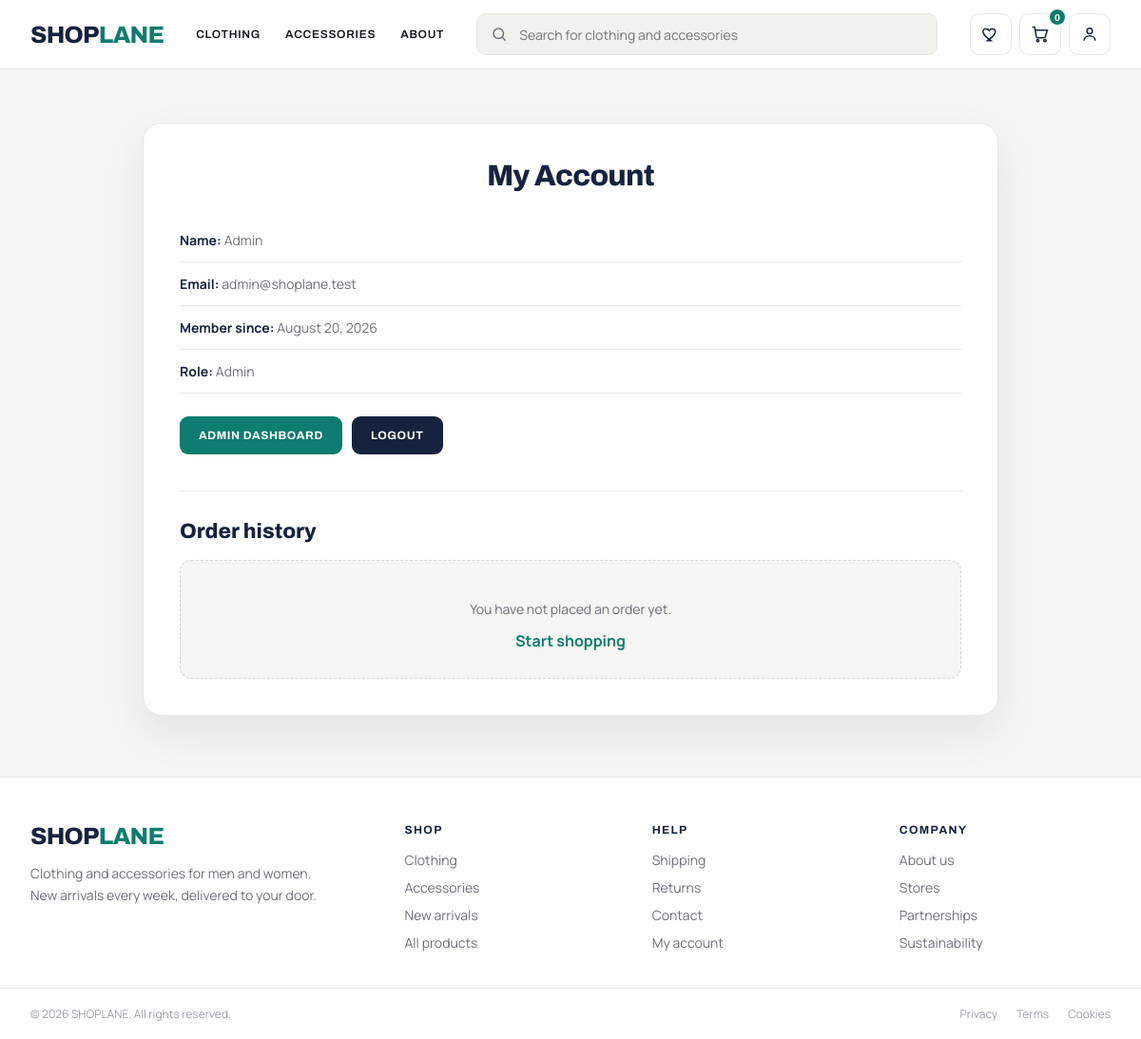
The app's page /profile.php (signed in) with its own data.
### tables this page shows
CREATE TABLE users (
  id INT AUTO_INCREMENT PRIMARY KEY,
  name VARCHAR(100) NOT NULL,
  email VARCHAR(150) NOT NULL UNIQUE,
  password_hash VARCHAR(255) NOT NULL,
  role ENUM('customer','admin') DEFAULT 'customer',
  created_at TIMESTAMP DEFAULT CURRENT_TIMESTAMP
);

### includes/functions.php (called while the page is built)
<?php
function asset($relativePath)
{
    $fullPath = __DIR__ . '/../' . $relativePath;
    $version = file_exists($fullPath) ? filemtime($fullPath) : time();
    return $relativePath . '?v=' . $version;
}

### profile.php (the view, shortened to what this page needs)
<?php
require_once __DIR__ . '/includes/db.php';
$userId = currentUserId();
$stmt = $pdo->prepare(
    'SELECT name, email, role, created_at
     FROM users
     WHERE id = ?'
);
$stmt->execute([$userId]);
$user = $stmt->fetch(PDO::FETCH_ASSOC);
$stmt = $pdo->prepare(
    'SELECT
        o.id,
        o.total,
        o.status,
        o.created_at,
        COALESCE(SUM(oi.quantity), 0) AS item_count
     FROM orders o
     LEFT JOIN order_items oi
        ON oi.order_id = o.id
     WHERE o.user_id = ?
     GROUP BY
        o.id,
        o.total,
        o.status,
        o.created_at
     ORDER BY o.created_at DESC'
);
$stmt->execute([$userId]);
$orders = $stmt->fetchAll(PDO::FETCH_ASSOC);
?>
<!DOCTYPE html>
<html lang="en">
<head>
    <link
        rel="stylesheet"
        href="<?php echo htmlspecialchars(asset('assets/css/main.css')); ?>"
    >
    <link
        rel="stylesheet"
        href="<?php echo htmlspecialchars(asset('assets/css/auth.css')); ?>"
    >
</head>
<body>
    <?php include __DIR__ . '/includes/header.php'; ?>
    <main id="profileContainer">
        <h1>My Account</h1>
        <section
            class="profile-details"
            aria-label="Account details"
        >
            <p>
                <strong>Name:</strong>
                <?php
                echo htmlspecialchars(
                    $user['name'] ?? '',
                    ENT_QUOTES,
                    'UTF-8'
                );
                ?>
            </p>
            <p>
                <strong>Email:</strong>
                <?php
                echo htmlspecialchars(
                    $user['email'] ?? '',
                    ENT_QUOTES,
                    'UTF-8'
                );
                ?>
            </p>
            <p>
                <strong>Member since:</strong>
                <?php
                if (!empty($user['created_at'])) {
                    echo htmlspecialchars(
                        date('F j, Y', strtotime($user['created_at'])),
                        ENT_QUOTES,
                        'UTF-8'
                    );
                } else {
                    echo 'N/A';
                }
                ?>
            </p>
            <?php if (!empty($user['role'])): ?>
                <p>
                    <strong>Role:</strong>
                    <?php
                    echo htmlspecialchars(
                        ucfirst($user['role']),
                        ENT_QUOTES,
                        'UTF-8'
                    );
                    ?>
                </p>
            <?php endif; ?>
            <div class="profile-actions">
                <?php if (($user['role'] ?? '') === 'admin'): ?>
                    <a href="admin/index.php" id="adminDashboardBtn">
                        Admin Dashboard
                    </a>
                <?php endif; ?>
                <a href="logout.php" id="logoutBtn">
                    Logout
                </a>
            </div>
        </section>
        <section
            class="order-history"
            aria-labelledby="orderHistoryHeading"
        >
            <h2 id="orderHistoryHeading">
                Order history
            </h2>
            <?php if (!empty($orders)): ?>
                <div class="order-list">
                    <?php foreach ($orders as $order): ?>
                        <a
                            class="order-row"
                            href="order-confirmation.php?order_id=<?php echo (int) $order['id']; ?>"
                        >
                            <span>
                                <strong>
                                    Order #<?php echo (int) $order['id']; ?>
                                </strong>
                                <small>
                                    <?php
                                    if (!empty($order['created_at'])) {
                                        echo htmlspecialchars(
                                            date(
                                                'F j, Y',
                                                strtotime($order['created_at'])
                                            ),
                                            ENT_QUOTES,
                                            'UTF-8'
                                        );
                                    } else {
                                        echo 'Date unavailable';
                                    }
                                    ?>
                                </small>
                            </span>
                            <span>
                                <?php echo (int) $order['item_count']; ?>
                                item(s)
                            </span>
                            <span>
                                Rs
                                <?php
                                echo htmlspecialchars(
                                    number_format(
                                        (float) $order['total'],
                                        2
                                    ),
                                    ENT_QUOTES,
                                    'UTF-8'
                                );
                                ?>
                            </span>
                            <span class="order-status">
                                <?php
                                echo htmlspecialchars(
                                    ucfirst($order['status'] ?? ''),
                                    ENT_QUOTES,
                                    'UTF-8'
                                );
                                ?>
                            </span>
                        </a>
                    <?php endforeach; ?>
                </div>
            <?php else: ?>
                <div class="account-empty">
                    <p>
                        You have not placed an order yet.
                    </p>
                    <a href="products.php">
                        Start shopping
                    </a>
                </div>
            <?php endif; ?>
        </section>
    </main>
    <?php include __DIR__ . '/includes/footer.php'; ?>
</body>
</html>

### assets/css/main.css (style rules this page uses)
:root { --navy: #16233f; --blue: #24406b; --teal: #0e7c6f; --teal-dark: #0a6559; --canvas: #f5f5f3; --surface: #ffffff; --surface-muted: #eeeeeb; --border: #e8e7e3; --text: #14161a; --muted: #6b7078; --radius-sm: 10px; --radius-md: 14px; --radius-lg: 20px; --shadow: 0 14px 34px rgba(22, 35, 63, 0.10); --page-width: 1320px; }
* { box-sizing: border-box; }
html { scroll-behavior: smooth; }
body { margin: 0; background: var(--canvas); color: var(--text); font-family: "Manrope", system-ui, sans-serif; -webkit-font-smoothing: antialiased; }
a { color: var(--blue); text-decoration: none; }
main { min-height: 65vh; }

### assets/css/auth.css (style rules this page uses)
#authContainer, #profileContainer { max-width: 460px; margin: 56px auto 0; padding: 38px; border: 1px solid var(--border); border-radius: var(--radius-lg); background: #fff; box-shadow: 0 18px 44px rgba(22,35,63,.08); }
#profileContainer { max-width: 900px; }
#authContainer h1, #profileContainer h1 { margin: 0 0 28px; color: var(--navy); text-align: center; font: 800 31px "Archivo", sans-serif; letter-spacing: -.025em; }
#authSubmit, #logoutBtn, #adminDashboardBtn { width: 100%; display: inline-flex; align-items: center; justify-content: center; padding: 13px 20px; border: 0; border-radius: 9px; background: var(--navy); color: #fff; font: 700 12px "Archivo", sans-serif; letter-spacing: .05em; text-transform: uppercase; cursor: pointer; }
#profileContainer p { margin: 0; padding: 13px 0; border-bottom: 1px solid var(--border); color: var(--muted); font-size: 14px; }
#profileContainer p strong { color: var(--navy); }
.profile-actions { display: flex; flex-wrap: wrap; gap: 10px; margin-top: 24px; }
.profile-actions #logoutBtn, .profile-actions #adminDashboardBtn { width: auto; margin: 0; }
#adminDashboardBtn { background: var(--teal); }
.order-history { margin-top: 38px; padding-top: 30px; border-top: 1px solid var(--border); }
.order-history h2 { margin: 0 0 18px; color: var(--navy); font: 800 22px "Archivo", sans-serif; }
.account-empty { padding: 28px; border: 1px dashed #d6d5d0; border-radius: 12px; text-align: center; background: var(--canvas); }
.account-empty p { border: 0 !important; }
.account-empty a { color: var(--teal); font-weight: 700; }

### records on screen
users: name "Admin", email "admin@shoplane.test", created_at "August 20, 2026", role "Admin"

### other values on screen
$cartCount "0"
